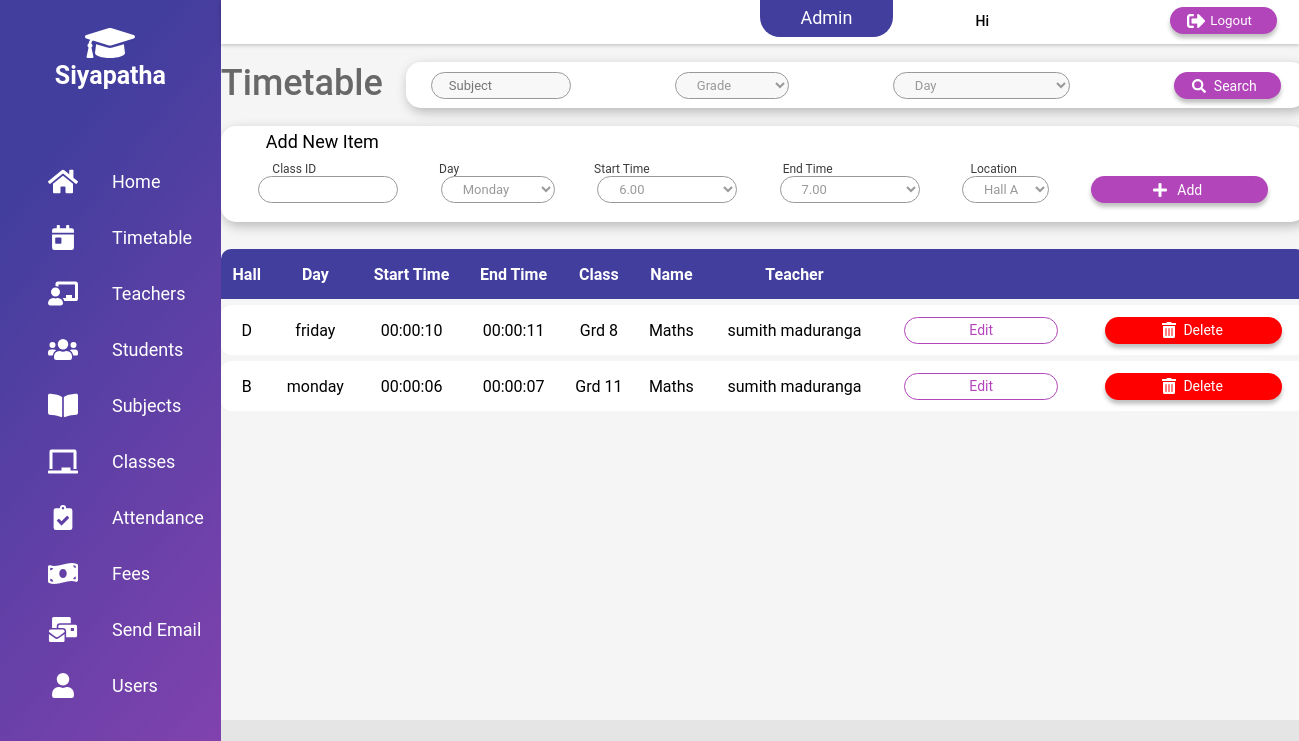
Page /view/admin/dashboard-admin.php?timetable on the committed database.
### tables this page shows
CREATE TABLE IF NOT EXISTS `timetable` (
  `timetable_id` int(11) NOT NULL AUTO_INCREMENT,
  `start_time` time NOT NULL,
  `end_time` time NOT NULL,
  `day` varchar(20) NOT NULL,
  `location` varchar(30) NOT NULL,
  PRIMARY KEY (`timetable_id`),
  UNIQUE KEY `start_time` (`start_time`,`day`,`location`)
);

CREATE TABLE IF NOT EXISTS `class` (
  `class_id` varchar(10) NOT NULL,
  `sub_id` varchar(10) NOT NULL,
  `teacher_id` varchar(10) NOT NULL,
  `name` varchar(30) NOT NULL,
  `grade` int(11) NOT NULL,
  `fee` float NOT NULL,
  PRIMARY KEY (`class_id`),
  UNIQUE KEY `sub_id` (`sub_id`,`teacher_id`,`grade`),
  KEY `class_ibfk_2` (`teacher_id`)
);

CREATE TABLE IF NOT EXISTS `subject` (
  `subject_id` varchar(10) NOT NULL,
  `name` varchar(30) NOT NULL,
  `medium` varchar(20) NOT NULL,
  PRIMARY KEY (`subject_id`)
);

CREATE TABLE IF NOT EXISTS `teacher` (
  `teacher_id` varchar(10) NOT NULL,
  `first_name` varchar(30) NOT NULL,
  `last_name` varchar(30) NOT NULL,
  `nic` varchar(12) NOT NULL,
  `email` varchar(30) NOT NULL,
  `contact_no` varchar(10) NOT NULL,
  `address_no` varchar(10) NOT NULL,
  `street` varchar(30) NOT NULL,
  `city` varchar(30) NOT NULL,
  `photo` varchar(500) NOT NULL,
  PRIMARY KEY (`teacher_id`),
  UNIQUE KEY `email` (`email`)
);

### timetable/admin/functiontt-admin.php (called while the page is built, shortened)
<?php
	class TimeTable extends connection{
		public function getTimetabledetails(){
			$db= new connection();
    		$con = $db ->dbconnection();
        	$sql = "SELECT tt.location,tt.day,tt.start_time,tt.end_time,c.grade,s.name,t.first_name,t.last_name FROM timetable tt,class c,teacher t, class_timetable ct, subject s WHERE tt.timetable_id=ct.timetable_id AND c.class_id=ct.class_id AND c.teacher_id= t.teacher_id AND s.subject_id=c.sub_id ORDER BY tt.timetable_id" ;
       		$result=  mysqli_query($con,$sql);
        	if(!$result){
        		echo '<script> alert("Cannot retrieve the Timetables"); window.location.href="../../view/admin/dashboard-admin.php?timetable";</script>' .mysqli_error($con);
        	}
        	else return $result;
		}
	}
?>

### view/admin/timetable-admin.php (the view, shortened to what this page needs)
<html>
<body>
    <div class="container">
        <section class="top-pannel">
            <p id="title">Timetable</p>
            <form method="POST">
                    <div class="timetable-search-pannel ">
                        <center>
                            <div class="box-align" style="width: 850px; margin-top: 10px;">
                                <input type="text" name="sub" id="sub" placeholder="Subject" class="txtbox p" style="width: 140px;">
                                <select name="grade" id="grade" class="txtbox p" style="width: 114px;">
                                    <option value="" disabled selected>Grade</option>
                                </select>
                                <select name="day" id="day" class="txtbox p">
                                    <option value="" disabled selected>Day</option>
                                </select>
                                <input type="submit" name="search" value="Search" class="btn p btn-search">
                            </div>
                        </center>
                    </div>
            </form>
        </section>
    <div class="addnew-pannel">
        <form method="POST" action="../../timetable/admin/addtt.php">
            <p id="addnew">Add New Item</p>
                <center>
                    <div  style="width: 1002px;text-align: left" class="label p">
                        <label style="margin-left: 10px;">Class ID</label>
                        <label style="margin-left: 120px;">Day</label>
                        <label style="margin-left: 132px;">Start Time</label>
                        <label style="margin-left: 130px;">End Time</label>
                        <label style="margin-left: 135px;">Location</label>
                    </div>
                    <div class="box-align" style="width: 1010px;">
                        <input type="text" name="classID" id="classID" class="txtbox p" style="width: 140px;">
                        <select name="day" id="day" class="txtbox p" style="width: 114px;">
                            <option value="Monday">Monday</option>
                        </select>
                        <select name="start_time" id="start_time" class="txtbox p" style="width: 140px;">
                            <option value=6.00>6.00</option>
                        </select>
                        <select name="end_time" id="end_time" class="txtbox p" style="width: 140px;">
                            <option value="7.00">7.00</option>
                        </select>
                        <select name="location" id="location" class="txtbox p" style="width: 87px;">
                            <option value="A">Hall A</option>
                        </select>
                        <input type="submit" name="add" value="Add"  class="btn p btn-add"/>
                    </div>
                </center>
        </form>
    </div>
        <div class="show-results">
            <?php
            include "../../timetable/admin/functiontt-admin.php";
            if(isset($_POST['search'])){
                $subject=$_POST['sub'];
                $gr=$_POST["grade"];
                $day=$_POST['day'];
                echo "<table class='p' id='table'>";
                        echo "<tr>";
                            echo "<th>Hall</th>";
                            echo "<th>Day</th>";
                            echo "<th>Start Time</th>";
                            echo "<th>End Time</th>";
                            echo "<th>Class </th>";
                            echo "<th>Name </th>";
                            echo "<th>Teacher</th>";
                            echo "<th></th>";
                            echo "<th></th>";
                        echo "</tr>";
                    $timetable = new TimeTable();
                    $sql=$timetable->searchTimetable($subject,$gr,$day);
                    while($row=mysqli_fetch_array($sql))
                    {
                        echo "<tr>";
                            echo "<td>" . $row['location'] . "</td>";
                            echo "<td>" . $row['day'] . "</td>";
                            echo "<td>" . $row['start_time'] . "</td>";
                            echo "<td>" . $row['end_time'] . "</td>";
                            echo "<td> Grd"." ". $row['grade'] . "</td>";
                            echo "<td>" . $row['name'] . "</td>";
                            echo "<td>" . $row['first_name']. " " . $row['last_name'] . "</td>";
                            echo "<td><button class='btn p btn-edit' id='btn-edit' onclick='timetable_edit(1)'>Edit</button></td>";
                            echo "<td><button class='btn p btn-delete' value='Delete'>Delete</button></td>";
                        echo "</tr>";
                    }
                    echo "</table>";
                }
                else{
                    echo "<table class='p' id='table'>";
                        echo "<tr>";
                            echo "<th>Hall</th>";
                            echo "<th>Day</th>";
                            echo "<th>Start Time</th>";
                            echo "<th>End Time</th>";
                            echo "<th>Class </th>";
                            echo "<th>Name </th>";
                            echo "<th>Teacher</th>";
                            echo "<th></th>";
                            echo "<th></th>";
                        echo "</tr>";
                    $timetable = new TimeTable();
                    $sql=$timetable->getTimetabledetails();
                    while($row=mysqli_fetch_array($sql))
                    {
                        echo "<tr>";
                            echo "<td>" . $row['location'] . "</td>";
                            echo "<td>" . $row['day'] . "</td>";
                            echo "<td>" . $row['start_time'] . "</td>";
                            echo "<td>" . $row['end_time'] . "</td>";
                            echo "<td> Grd"." ". $row['grade'] . "</td>";
                            echo "<td>" . $row['name'] . "</td>";
                            echo "<td>" . $row['first_name']. " " . $row['last_name'] . "</td>";
                            echo "<td><button class='btn p btn-edit' id='btn-edit' onclick='timetable_edit(1)'>Edit</button></td>";
                            echo "<td><button class='btn p btn-delete' value='Delete'>Delete</button></td>";
                        echo "</tr>";
                    }
                    echo "</table>";
                }
            ?>
        </div>
</body>
</html>

### view/admin/dashboard-admin.php (shortened to what this page needs)
<!doctype html>
<html>
    <head>
        <link href="../../css/dashboard-style.css" rel="stylesheet" type="text/css">
    </head>
    <body>
        <nav class="nav-main">
            <center>
                <img src="../../images/icons/graduation-cap.svg" width="50px" id="logo" alt=""/>
                <p id="institute">Siyapatha</p>
            </center>
            <ul>
                <li>
                    <a href="dashboard-admin.php?home">
                        <button class="nav-button p " id="home">Home</button>
                    </a>
                </li>
                <li>
                    <a href="dashboard-admin.php?timetable">
                        <button class="nav-button p" id="timetable" >Timetable</button>
                    </a>
                </li>
                <li>
                    <a href="dashboard-admin.php?teachers">
                        <button class="nav-button p" id="teachers" >Teachers</button>
                    </a>
                </li>
                <li>
                    <a href="dashboard-admin.php?students">
                        <button class="nav-button p" id="students" >Students</button>
                    </a>
                </li>
                <li>
                    <a href="dashboard-admin.php?subjects">
                        <button class="nav-button p" id="subjects" >Subjects</button>
                    </a>
                </li>
                <li>
                    <a href="dashboard-admin.php?classes">
                        <button class="nav-button p" id="classes" >Classes</button>
                    </a>
                </li>
                <li>
                    <a href="dashboard-admin.php?attendance">
                        <button class="nav-button p" id="attendance" >Attendance</button>
                    </a>
                </li>
                <li>
                    <a href="dashboard-admin.php?fees">
                        <button class="nav-button p" id="fees" > Fees</button>
                    </a>
                </li>
                <li>
                    <a href="dashboard-admin.php?email">
                        <button class="nav-button p" id="send_email" >Send Email</button>
                    </a>
                </li>
                <li>
                    <a href="dashboard-admin.php?users">
                        <button class="nav-button p" id="users" >Users</button>
                    </a>
                </li>
            </ul>
        </nav>
        <header class="header">
            <div class="user-type" >
            <p id="user-type">Admin</p>
            </div>
            <p id="user" >Hi <?php  echo $_SESSION["username"] ?></p>
            <a href="../../logout.php"><input type="submit" class="p button-purple" id="logout" value="Logout"></a>
        </header>
        <div class="window-loader">
        <?php
            if(isset($_GET['home'])){
                include "home-admin.php";
            }elseif(isset($_GET['timetable'])){
                include ('timetable-admin.php');
            }elseif(isset($_GET['teachers'])){
                include ('teacher-admin.php');
            }elseif(isset($_GET['students'])){
                include ('student-admin.php');
            }elseif(isset($_GET['subjects'])){
                include ('subjects-admin.php');
            }elseif(isset($_GET['classes'])){
                include ('class-admin.php');
            }elseif(isset($_GET['attendance'])){
                include ('../common/attendance.php');
            }elseif(isset($_GET['fees'])){
                include ('../common/fees.php');
            }elseif(isset($_GET['email'])){
                include ('email-admin.php');
            }elseif(isset($_GET['users'])){
                include ('user-admin.php');
            }else{
                include ('home-admin.php');
            }
	    ?>
        </div>
    </body>
</html>

### rows in the picture
timetable: location "D", day "friday", start_time "00:00:10", end_time "00:00:11", class.grade "8", subject.name "Maths", teacher.first_name "sumith", teacher.last_name "maduranga"
timetable: location "B", day "monday", start_time "00:00:06", end_time "00:00:07", class.grade "11", subject.name "Maths", teacher.first_name "sumith", teacher.last_name "maduranga"
